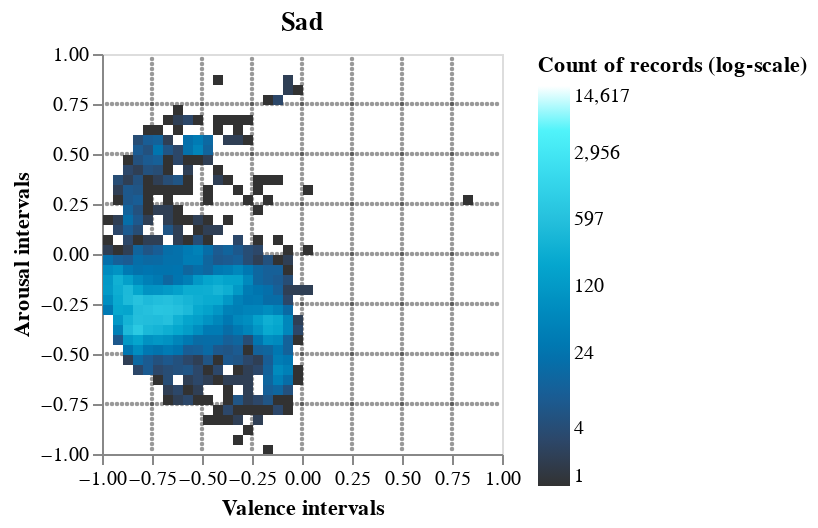

Here is the notebook cell this chart was saved with:
### Code cell
# Create the histogram using Altair
histogram_2d_log = alt.Chart(hist_df).mark_rect().encode(
    x=alt.X('valence:Q', bin=alt.Bin(maxbins=total_bins), scale = alt.Scale(domain=[-1, 1]), 
            axis = alt.Axis(values=axis_steps, labelAngle=0, title="Valence intervals", labelFlush=False)),
    y=alt.Y('arousal:Q', bin=alt.Bin(maxbins=total_bins), scale = alt.Scale(domain=[-1, 1]), 
            axis = alt.Axis(values=axis_steps, labelAngle=0, title="Arousal intervals", labelFlush=False)),
    color=alt.Color('count:Q', scale=alt.Scale(type = 'log', scheme='darkblue', domain=[1, max_count]), 
                    legend=alt.Legend(title="Count of records (log-scale)", values=legend_steps_log)),
    tooltip=[
        alt.Tooltip('valence:Q', bin=alt.Bin(maxbins=total_bins), title='Valence Interval'),
        alt.Tooltip('arousal:Q', bin=alt.Bin(maxbins=total_bins), title='Arousal Interval'),
        alt.Tooltip('count:Q', title = 'Count of records')
    ]
).properties(
    title='Heatmap',
    width=200,
    height=200
)
# Overlay the heatmap and the dotted grid
sad_histogram2d = (dotted_grid + histogram_2d_log).properties(title = 'Sad').interactive()
sad_histogram2d

### Figure 1 — Vega-Lite specification as saved in the notebook (floating-point values rounded to 4 significant figures; data arrays with more than 128 entries replaced by an {"elided": "..."} marker saying what was removed)
{"config": {"view": {"continuousWidth": 300, "continuousHeight": 300}}, "layer": [{"data": {"name": "data-c53d011f009317f84c01f8b65e9ae3ea"}, "mark": {"type": "circle", "color": "black", "opacity": 0.4, "size": 5}, "encoding": {"x": {"axis": {"grid": false}, "field": "valence", "scale": {"domain": [-1, 1]}, "type": "quantitative"}, "y": {"axis": {"grid": false}, "field": "arousal", "scale": {"domain": [-1, 1]}, "type": "quantitative"}}, "name": "view_23"}, {"data": {"name": "data-fec5ce081b6ccc0931998a7d9943166e"}, "mark": {"type": "rect"}, "encoding": {"color": {"field": "count", "legend": {"title": "Count of records (log-scale)", "values": [1.0, 4.0, 24.0, 120.0, 597.0, 2956.0, 14620.0]}, "scale": {"domain": [1, 14620.0], "scheme": "darkblue", "type": "log"}, "type": "quantitative"}, "tooltip": [{"bin": {"maxbins": 40}, "field": "valence", "title": "Valence Interval", "type": "quantitative"}, {"bin": {"maxbins": 40}, "field": "arousal", "title": "Arousal Interval", "type": "quantitative"}, {"field": "count", "title": "Count of records", "type": "quantitative"}], "x": {"axis": {"labelAngle": 0, "labelFlush": false, "title": "Valence intervals", "values": [-1.0, -0.75, -0.5, -0.25, 0.0, 0.25, 0.5, 0.75, 1.0]}, "bin": {"maxbins": 40}, "field": "valence", "scale": {"domain": [-1, 1]}, "type": "quantitative"}, "y": {"axis": {"labelAngle": 0, "labelFlush": false, "title": "Arousal intervals", "values": [-1.0, -0.75, -0.5, -0.25, 0.0, 0.25, 0.5, 0.75, 1.0]}, "bin": {"maxbins": 40}, "field": "arousal", "scale": {"domain": [-1, 1]}, "type": "quantitative"}}, "title": "Heatmap"}], "height": 200, "params": [{"name": "param_21", "select": {"type": "interval", "encodings": ["x", "y"]}, "bind": "scales", "views": ["view_23"]}], "title": "Sad", "width": 200, "$schema": "https://vega.github.io/schema/vega-lite/v5.15.1.json", "datasets": {"data-c53d011f009317f84c01f8b65e9ae3ea": {"elided": "1106 records"}, "data-fec5ce081b6ccc0931998a7d9943166e": {"elided": "418 records"}}}
